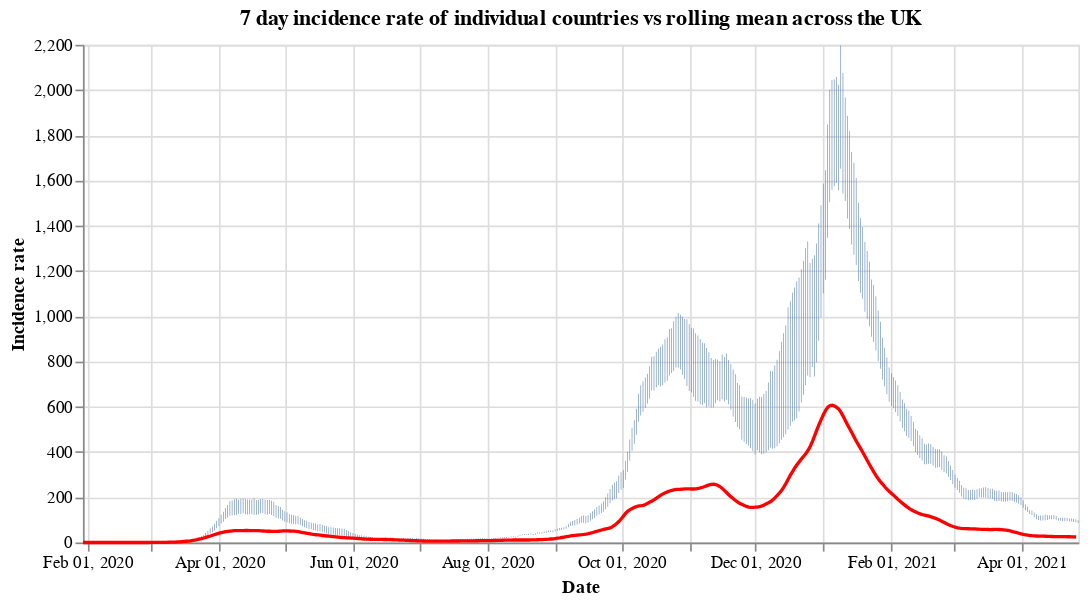

Notebook source saved alongside this figure:
### Code cell
#collapse
countries = uk_cases['areaName'].unique()
countries.sort()

selection = alt.selection_single(
    name='Select',
    fields=['areaName'],
    init={'areaName': 'Wales'},
    bind={'areaName': alt.binding_select(options=countries)}
)

# scatter plot, modify opacity based on selection
bars = alt.Chart(uk_cases).mark_bar().add_selection(
    selection
).encode(
    x=alt.X("yearmonthdate(date):T", axis=alt.Axis(title='Date')),
    y=alt.Y("weeklyCasesRate:Q", axis=alt.Axis(title='Incidence rate')),
    tooltip='weeklyCasesRate:Q',
    opacity=alt.condition(selection, alt.value(1), alt.value(0))
).properties(title=f'7 day incidence rate of individual countries vs rolling mean across the UK', width=600)

line = alt.Chart(overview_cases).mark_line(
    color='red',
    size=2,
).transform_window(
    rolling_mean='mean(weeklyCasesRate)',
    frame=[0, 7]
).encode(
    x='yearmonthdate(date):T',
    y='rolling_mean:Q'
)

alt.layer(bars, line)

### Figure 1 — Vega-Lite specification as saved in the notebook (floating-point values rounded to 4 significant figures; data arrays with more than 128 entries replaced by an {"elided": "..."} marker saying what was removed)
{"config": {"view": {"continuousWidth": 400, "continuousHeight": 300}}, "layer": [{"data": {"name": "data-0aab2c25a545947b0ffca38bd0cf05a9"}, "mark": "bar", "encoding": {"opacity": {"condition": {"value": 1, "selection": "Select"}, "value": 0}, "tooltip": {"type": "quantitative", "field": "weeklyCasesRate"}, "x": {"type": "temporal", "axis": {"title": "Date"}, "field": "date", "timeUnit": "yearmonthdate"}, "y": {"type": "quantitative", "axis": {"title": "Incidence rate"}, "field": "weeklyCasesRate"}}, "selection": {"Select": {"type": "single", "fields": ["areaName"], "init": {"areaName": "Wales"}, "bind": {"areaName": {"input": "select", "options": ["England", "Northern Ireland", "Scotland", "Wales"]}}}}, "title": "7 day incidence rate of individual countries vs rolling mean across the UK", "width": 600}, {"data": {"name": "data-68d8dde7a8424647f0767ec9edbecaee"}, "mark": {"type": "line", "color": "red", "size": 2}, "encoding": {"x": {"type": "temporal", "field": "date", "timeUnit": "yearmonthdate"}, "y": {"type": "quantitative", "field": "rolling_mean"}}, "transform": [{"window": [{"op": "mean", "field": "weeklyCasesRate", "as": "rolling_mean"}], "frame": [0, 7]}]}], "$schema": "https://vega.github.io/schema/vega-lite/v4.8.1.json", "datasets": {"data-0aab2c25a545947b0ffca38bd0cf05a9": {"elided": "1720 records"}, "data-68d8dde7a8424647f0767ec9edbecaee": {"elided": "453 records"}}}
